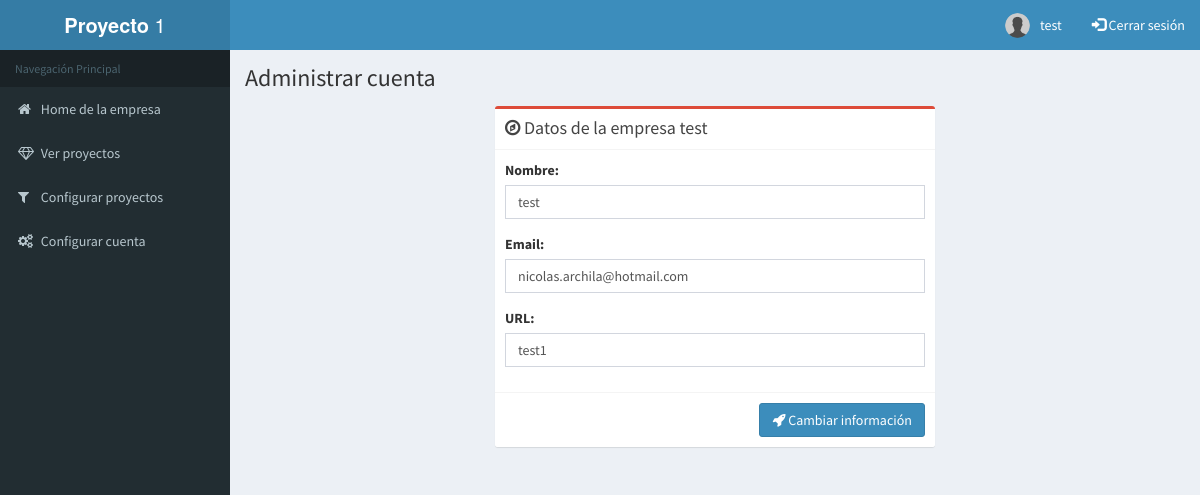
/manage_account/ (signed in), run on the app's committed database.
### users/models.py (models this page shows, shortened)
class Enterprise(models.Model):
    user = models.OneToOneField(User, on_delete = models.CASCADE, null = True, blank = True, verbose_name = 'Administrador')
    enterprise_name = models.CharField(max_length = 50, blank = False, verbose_name = 'Nombre empresa')
    enterprise_email = models.EmailField(max_length = 150, blank = False, verbose_name = 'Email empresa')
    enterprise_url = models.CharField(max_length = 100, blank = True, verbose_name = 'URL empresa')
    class Meta():
        verbose_name = 'Empresa'
        verbose_name_plural = 'Empresas'

### designs/views.py (the view)
@login_required
def manage_account(request):
    if not request.user.is_staff:
        return redirect('home:home')
    enterprise = Enterprise.objects.get(user_id=request.user)
    if request.method == 'POST':
        data = {}
        data['enterprise_name'] = request.POST['enterprise_name']
        data['enterprise_email'] = request.POST['enterprise_email']
        data['enterprise_url'] = request.POST['enterprise_url']
        data['enterprise_initial_url'] = enterprise.enterprise_url
        print(data)
        form = EnterpriseForm(data)
        if form.is_valid():
            enterprise.enterprise_name = request.POST['enterprise_name']
            enterprise.enterprise_email = request.POST['enterprise_email']
            enterprise.enterprise_url = request.POST['enterprise_url']
            enterprise.save()
    else:
        form = EnterpriseForm(
            initial={
                'enterprise_name': enterprise.enterprise_name,
                'enterprise_email': enterprise.enterprise_email,
                'enterprise_url': enterprise.enterprise_url,
                'enterprise_initial_url': enterprise.enterprise_url
            }
        )
    context = {
        'form': form
    }
    return render(request, 'designs/manage_account.html', context = context)

### designs/forms.py (shortened to what this page needs)
class EnterpriseForm(forms.Form):
    enterprise_name = forms.CharField(
        max_length = 150,
        required = True,
        widget = forms.TextInput(
            attrs={
                'class': 'form-control'
            }
        )
    )
    enterprise_email = forms.EmailField(
        max_length = 150,
        required = True,
        widget = forms.TextInput(
            attrs={
                'class': 'form-control'
            }
        )
    )
    enterprise_url = forms.CharField(
        max_length = 200,
        required = True,
        widget = forms.TextInput(
            attrs={
                'class': 'form-control'
            }
        )
    )
    enterprise_initial_url = forms.CharField(
        max_length = 200,
        required = True,
        widget = forms.TextInput(
            attrs={
                'class': 'form-control'
            }
        )
    )

### templates/designs/manage_account.html (shortened to what this page needs)
{% extends "designs/base.html" %}
{% block container %}
    <h1>Administrar cuenta</h1>
    <section class="content">
        <div class="row">
            <div class="col-xs-offset-3 col-xs-6">
                <div class="box box-danger">
                    <div class="box-header with-border">
                        <h3 class= "box-title"><i class="fa fa-compass"></i>   Datos de la empresa {{ request.user.username }}</h3>
                    </div>
                    <form method="POST" action="{% url 'enterprise:manage_account' %}">
                        <div class="box-body">
                            <div class="form-group">
                                <label>Nombre:</label>
                                {{ form.enterprise_name }}
                            </div>
                            <div class="form-group">
                                <label>Email:</label>
                                {{ form.enterprise_email }}
                            </div>
                            <div class="form-group">
                                <label>URL:</label>
                                {{ form.enterprise_url }}
                            </div>
                        </div>
                        <div class="box-footer clearfix">
                            <div class="form-group">
                                <button type="submit"
                                    class="btn btn-primary login-btn pull-right">
                                    <i class="fa fa-rocket"></i>
                                    Cambiar información
                                </button>
                            </div>
                        </div>
                    </form>
                </div>
            </div>
        </div>
    </section>
{% endblock %}

### templates/designs/navbar.html (shortened to what this page needs)
{% load static %}
<header class="main-header">
    <a href="{% url 'home:home' %}" class="logo">
        <span class="logo-lg"><b>Proyecto</b> 1</span>
    </a>
    <nav class="navbar navbar-static-top">
        <div class="navbar-custom-menu">
            <ul class="nav navbar-nav">
                <li class="dropdown user user-menu">
                    <a href="{% if user.is_authenticated %}
                        {% url 'home:home' %}
                        {% else %}
                        {% url 'users:login' %}
                        {% endif %}"
                        class="dropdown-toggle" >
                        <img src="{% static 'img/default-profile.png' %}"
                            class="user-image"
                            alt="usuario">
                        <span class="hidden-xs">
                            {% if user.is_authenticated %}
                                {{ request.user.username }}
                            {% else %}
                                Iniciar Sesión
                            {% endif %}
                        </span>
                    </a>
                </li>
                {% if user.is_authenticated %}
                    <li>
                        <a href="{% url 'users:logout' %}"><span class="glyphicon glyphicon-log-in"></span> Cerrar sesión</a>
                    </li>
                {% endif %}
            </ul>
        </div>
    </nav>
</header>

### data on the page
Enterprise: enterprise_name "test", enterprise_email "nicolas.archila@hotmail.com", enterprise_url "test1"

### other printed values
{{ request.user.username }} "test"
